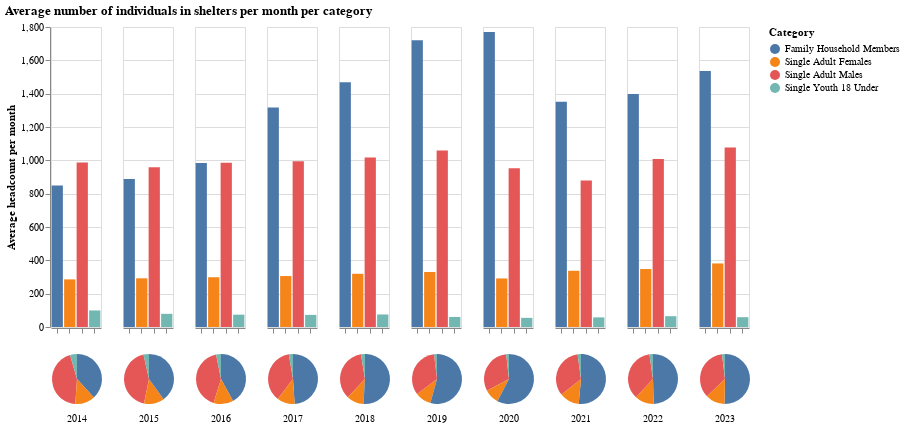

Source (notebook cell):
### Code cell
indvd_mean_count_year_plot = alt.Chart(indvd_year, 
            title='Average number of individuals in shelters per month per category').encode(
    column=alt.Column('Year', title=None, header=None),
    x=alt.X('Category', title='').axis(labels=False),
    y=alt.Y('mean(Count_)', title='Average headcount per month'),
    color=alt.Color('Category')
).mark_bar().properties(width=50).interactive()

indvd_mean_pies_tot = alt.Chart(indvd_year).mark_arc().encode(
    column=alt.Column('Year', title=None, header=alt.Header(labelOrient='bottom')),
    color=alt.Color('Category'),
    theta='mean(Count_)'
).properties(height=50, width=52)

indvd_mean_count_year_plot & indvd_mean_pies_tot

### Figure 1 — Vega-Lite specification as saved in the notebook (floating-point values rounded to 4 significant figures; data arrays with more than 128 entries replaced by an {"elided": "..."} marker saying what was removed)
{"config": {"view": {"continuousWidth": 300, "continuousHeight": 300}}, "vconcat": [{"mark": {"type": "bar"}, "encoding": {"color": {"field": "Category", "type": "nominal"}, "column": {"field": "Year", "header": null, "title": null, "type": "nominal"}, "x": {"axis": {"labels": false}, "field": "Category", "title": "", "type": "nominal"}, "y": {"aggregate": "mean", "field": "Count_", "title": "Average headcount per month", "type": "quantitative"}}, "name": "view_1", "title": "Average number of individuals in shelters per month per category", "width": 50}, {"mark": {"type": "arc"}, "encoding": {"color": {"field": "Category", "type": "nominal"}, "column": {"field": "Year", "header": {"labelOrient": "bottom"}, "title": null, "type": "nominal"}, "theta": {"aggregate": "mean", "field": "Count_", "type": "quantitative"}}, "height": 50, "width": 52}], "data": {"name": "data-1fa7ac291c543ccfaa407ac60ac4978e"}, "params": [{"name": "param_4", "select": {"type": "interval", "encodings": ["x", "y"]}, "bind": "scales", "views": ["view_1"]}], "$schema": "https://vega.github.io/schema/vega-lite/v5.8.0.json", "datasets": {"data-1fa7ac291c543ccfaa407ac60ac4978e": {"elided": "468 records"}}}
